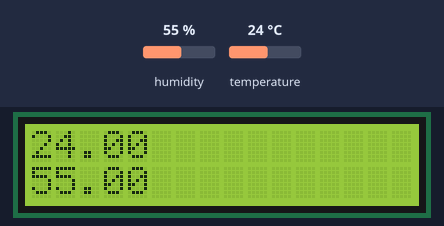
A program run on a simulated Arduino Uno, built with avr-gcc and run on an emulated ATmega328P. On the bench: 16×2 character LCD. Inputs (shaded band) come from the test bench; at power-on: humidity 55 %, temperature 24 °C. What the program prints to the serial monitor is not drawn.

Above: at 2.6 s.
2.7 s: humidity set to 22 %
At 4.7 s:
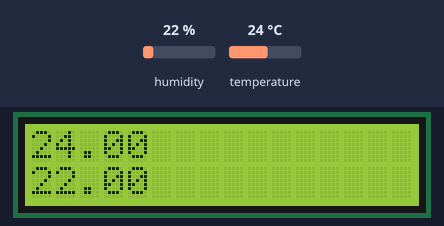
5.7 s: temperature set to 12 °C
At 7.2 s:
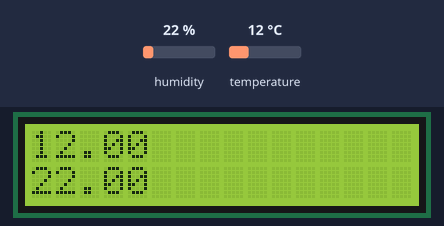
8.7 s: humidity set to 40 %
At 11.0 s:
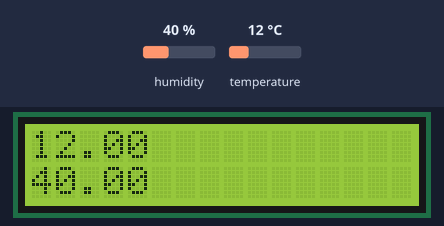
11.7 s: temperature set to 19 °C
At 13.5 s:
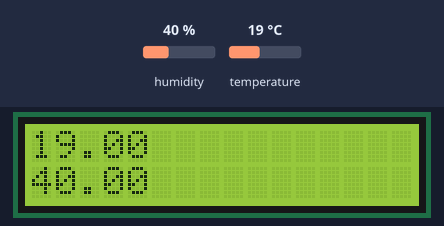
Timing chart, 0 to 15.0 s (numbered marks = the images above; inputs shaded):
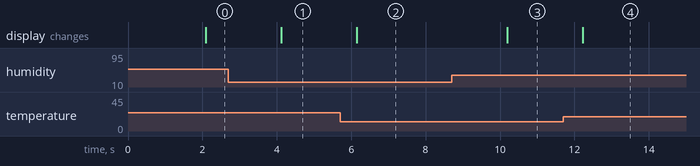

Measured:
- after the input at 2.7 s, the display: changes after 1.4 s (image 1)
- after the input at 5.7 s, the display: changes after 0.44 s (image 2)
- after the input at 8.7 s, the display: changes after 1.5 s (image 3)
- after the input at 11.7 s, the display: changes after 0.52 s (image 4)

The program:

main.cpp
```cpp
#include <Arduino.h>
#include <DHT.h>
#include <LiquidCrystal.h>

DHT dht(2, DHT11);

struct Reading {
  unsigned long timeMs;
  float temperature;
  float humidity;
};

const int HISTORY_SIZE = 20;
Reading history[HISTORY_SIZE];
int nextIndex = 0;
int sampleCount = 0;
const int rs = 12, en = 11, d4 = 6, d5 = 5, d6 = 4, d7 = 3;
LiquidCrystal lcd(rs, en, d4, d5, d6, d7);

void setup() {
  Serial.begin(9600);
  dht.begin();
  lcd.begin(16, 2);
  lcd.setCursor(0,0);
  lcd.print("test");
}

void loop() {
  delay(2000);

  float humidity = dht.readHumidity();
  float temperature = dht.readTemperature();

  if (isnan(humidity) || isnan(temperature)) {
    Serial.println("Nekaj je slo narobe!");
    return;
  }

  float temperatureDifference = 0.0f;
  float humidityDifference = 0.0f;
  bool hasPrevious = (sampleCount > 0);

  if (hasPrevious) {
    int prevIndex = (nextIndex - 1 + HISTORY_SIZE) % HISTORY_SIZE;
    temperatureDifference = temperature - history[prevIndex].temperature;
    humidityDifference = humidity - history[prevIndex].humidity;
  }

  history[nextIndex] = {millis(), temperature, humidity};
  nextIndex = (nextIndex + 1) % HISTORY_SIZE;
  if (sampleCount < HISTORY_SIZE) {
    sampleCount++;
  }

  Serial.print("Temperatura: ");
  Serial.print(temperature, 1);
  Serial.print(" °C (");
  if (hasPrevious) {
    if (temperatureDifference > 0) Serial.print("+");
    Serial.print(temperatureDifference, 1);
  } else {
    Serial.print("N/A");
  }
  Serial.print("), Vlaznost: ");
  Serial.print(humidity, 1);
  Serial.print(" % (");
  if (hasPrevious) {
    if (humidityDifference > 0) Serial.print("+");
    Serial.print(humidityDifference, 1);
  } else {
    Serial.print("N/A");
  }
  Serial.println(")");
  lcd.setCursor(0,0);
  lcd.print(temperature);
  lcd.setCursor(0,1);
  lcd.print(humidity);
}
```
